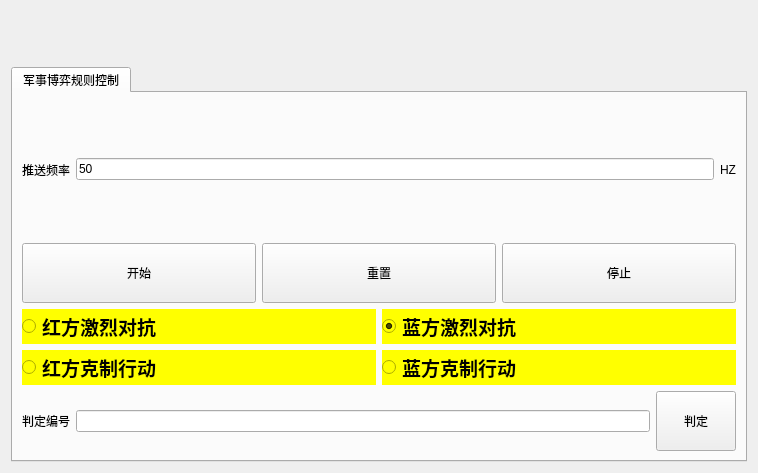
<?xml version="1.0" encoding="UTF-8"?>
<ui version="4.0">
 <class>GkdDataFusion_by</class>
 <widget class="QWidget" name="GkdDataFusion_by">
  <property name="geometry">
   <rect>
    <x>0</x>
    <y>0</y>
    <width>758</width>
    <height>473</height>
   </rect>
  </property>
  <property name="windowTitle">
   <string>Form</string>
  </property>
  <layout class="QVBoxLayout" name="verticalLayout">
   <item>
    <widget class="QLabel" name="label_2">
     <property name="minimumSize">
      <size>
       <width>0</width>
       <height>50</height>
      </size>
     </property>
     <property name="text">
      <string/>
     </property>
    </widget>
   </item>
   <item>
    <widget class="QTabWidget" name="tabWidget">
     <property name="currentIndex">
      <number>0</number>
     </property>
     <widget class="QWidget" name="tab_2">
      <attribute name="title">
       <string>军事博弈规则控制</string>
      </attribute>
      <layout class="QVBoxLayout" name="verticalLayout_3">
       <item>
        <layout class="QVBoxLayout" name="verticalLayout_2">
         <item>
          <layout class="QHBoxLayout" name="horizontalLayout_2">
           <item>
            <widget class="QLabel" name="label">
             <property name="text">
              <string>推送频率</string>
             </property>
            </widget>
           </item>
           <item>
            <widget class="QLineEdit" name="lineEdit_1">
             <property name="text">
              <string>50</string>
             </property>
            </widget>
           </item>
           <item>
            <widget class="QLabel" name="label_4">
             <property name="text">
              <string>HZ</string>
             </property>
            </widget>
           </item>
          </layout>
         </item>
         <item>
          <layout class="QHBoxLayout" name="horizontalLayout">
           <item>
            <widget class="QPushButton" name="pushButton_3">
             <property name="minimumSize">
              <size>
               <width>0</width>
               <height>60</height>
              </size>
             </property>
             <property name="text">
              <string>开始</string>
             </property>
            </widget>
           </item>
           <item>
            <widget class="QPushButton" name="pushButton_4">
             <property name="minimumSize">
              <size>
               <width>0</width>
               <height>60</height>
              </size>
             </property>
             <property name="text">
              <string>重置</string>
             </property>
            </widget>
           </item>
           <item>
            <widget class="QPushButton" name="pushButton_5">
             <property name="minimumSize">
              <size>
               <width>0</width>
               <height>60</height>
              </size>
             </property>
             <property name="text">
              <string>停止</string>
             </property>
            </widget>
           </item>
          </layout>
         </item>
         <item>
          <layout class="QHBoxLayout" name="horizontalLayout_6">
           <item>
            <layout class="QVBoxLayout" name="verticalLayout_6">
             <item>
              <widget class="QRadioButton" name="radioButton_1">
               <property name="enabled">
                <bool>true</bool>
               </property>
               <property name="styleSheet">
                <string notr="true">QRadioButton { background-color: yellow;font-size: 14pt; font-weight: bold; }</string>
               </property>
               <property name="text">
                <string>红方激烈对抗</string>
               </property>
               <property name="checked">
                <bool>true</bool>
               </property>
              </widget>
             </item>
             <item>
              <widget class="QRadioButton" name="radioButton_2">
               <property name="styleSheet">
                <string notr="true">QRadioButton { background-color: yellow;font-size: 14pt; font-weight: bold; }</string>
               </property>
               <property name="text">
                <string>红方克制行动</string>
               </property>
              </widget>
             </item>
            </layout>
           </item>
           <item>
            <layout class="QVBoxLayout" name="verticalLayout_4">
             <item>
              <widget class="QRadioButton" name="radioButton_3">
               <property name="styleSheet">
                <string notr="true">QRadioButton {background-color: yellow; font-size: 14pt; font-weight: bold; }</string>
               </property>
               <property name="text">
                <string>蓝方激烈对抗</string>
               </property>
               <property name="checked">
                <bool>true</bool>
               </property>
              </widget>
             </item>
             <item>
              <widget class="QRadioButton" name="radioButton_4">
               <property name="styleSheet">
                <string notr="true">QRadioButton { background-color: yellow;font-size: 14pt; font-weight: bold; }</string>
               </property>
               <property name="text">
                <string>蓝方克制行动</string>
               </property>
              </widget>
             </item>
            </layout>
           </item>
          </layout>
         </item>
         <item>
          <layout class="QHBoxLayout" name="horizontalLayout_3">
           <item>
            <widget class="QLabel" name="label_3">
             <property name="text">
              <string>判定编号</string>
             </property>
            </widget>
           </item>
           <item>
            <widget class="QLineEdit" name="lineEdit_2"/>
           </item>
           <item>
            <widget class="QPushButton" name="pushButton_7">
             <property name="enabled">
              <bool>true</bool>
             </property>
             <property name="minimumSize">
              <size>
               <width>0</width>
               <height>60</height>
              </size>
             </property>
             <property name="text">
              <string>判定</string>
             </property>
            </widget>
           </item>
          </layout>
         </item>
        </layout>
       </item>
      </layout>
     </widget>
    </widget>
   </item>
  </layout>
 </widget>
 <resources/>
 <connections/>
</ui>
